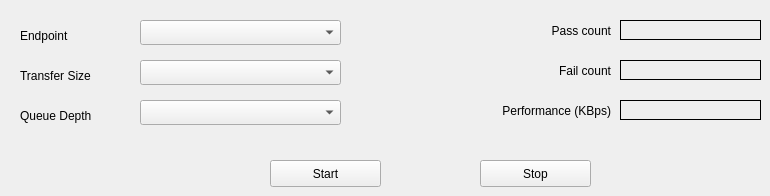
     <widget class="QWidget" name="tab_9">
      <attribute name="title">
       <string>Streamer</string>
      </attribute>
      <widget class="QComboBox" name="streamer_ep_sel">
       <property name="geometry">
        <rect>
         <x>140</x>
         <y>20</y>
         <width>201</width>
         <height>25</height>
        </rect>
       </property>
      </widget>
      <widget class="QLabel" name="label_82">
       <property name="geometry">
        <rect>
         <x>20</x>
         <y>20</y>
         <width>71</width>
         <height>31</height>
        </rect>
       </property>
       <property name="text">
        <string>Endpoint</string>
       </property>
      </widget>
      <widget class="QLabel" name="label_83">
       <property name="geometry">
        <rect>
         <x>20</x>
         <y>60</y>
         <width>111</width>
         <height>31</height>
        </rect>
       </property>
       <property name="text">
        <string>Transfer Size</string>
       </property>
      </widget>
      <widget class="QLabel" name="label_84">
       <property name="geometry">
        <rect>
         <x>20</x>
         <y>100</y>
         <width>111</width>
         <height>31</height>
        </rect>
       </property>
       <property name="text">
        <string>Queue Depth</string>
       </property>
      </widget>
      <widget class="QLabel" name="streamer_out_passcnt">
       <property name="geometry">
        <rect>
         <x>620</x>
         <y>20</y>
         <width>141</width>
         <height>20</height>
        </rect>
       </property>
       <property name="font">
        <font>
         <family>DejaVu Sans Mono</family>
        </font>
       </property>
       <property name="frameShape">
        <enum>QFrame::Box</enum>
       </property>
       <property name="text">
        <string/>
       </property>
       <property name="alignment">
        <set>Qt::AlignRight|Qt::AlignTrailing|Qt::AlignVCenter</set>
       </property>
      </widget>
      <widget class="QLabel" name="label_85">
       <property name="geometry">
        <rect>
         <x>530</x>
         <y>20</y>
         <width>81</width>
         <height>21</height>
        </rect>
       </property>
       <property name="text">
        <string>Pass count</string>
       </property>
       <property name="alignment">
        <set>Qt::AlignRight|Qt::AlignTrailing|Qt::AlignVCenter</set>
       </property>
      </widget>
      <widget class="QLabel" name="label_86">
       <property name="geometry">
        <rect>
         <x>530</x>
         <y>60</y>
         <width>81</width>
         <height>21</height>
        </rect>
       </property>
       <property name="text">
        <string>Fail count</string>
       </property>
       <property name="alignment">
        <set>Qt::AlignRight|Qt::AlignTrailing|Qt::AlignVCenter</set>
       </property>
      </widget>
      <widget class="QLabel" name="streamer_out_failcnt">
       <property name="geometry">
        <rect>
         <x>620</x>
         <y>60</y>
         <width>141</width>
         <height>20</height>
        </rect>
       </property>
       <property name="font">
        <font>
         <family>DejaVu Sans Mono</family>
        </font>
       </property>
       <property name="frameShape">
        <enum>QFrame::Box</enum>
       </property>
       <property name="text">
        <string/>
       </property>
       <property name="alignment">
        <set>Qt::AlignRight|Qt::AlignTrailing|Qt::AlignVCenter</set>
       </property>
      </widget>
      <widget class="QLabel" name="label_87">
       <property name="geometry">
        <rect>
         <x>460</x>
         <y>100</y>
         <width>151</width>
         <height>21</height>
        </rect>
       </property>
       <property name="text">
        <string>Performance (KBps)</string>
       </property>
       <property name="alignment">
        <set>Qt::AlignRight|Qt::AlignTrailing|Qt::AlignVCenter</set>
       </property>
      </widget>
      <widget class="QLabel" name="streamer_out_perf">
       <property name="geometry">
        <rect>
         <x>620</x>
         <y>100</y>
         <width>141</width>
         <height>20</height>
        </rect>
       </property>
       <property name="font">
        <font>
         <family>DejaVu Sans Mono</family>
        </font>
       </property>
       <property name="frameShape">
        <enum>QFrame::Box</enum>
       </property>
       <property name="text">
        <string/>
       </property>
       <property name="alignment">
        <set>Qt::AlignRight|Qt::AlignTrailing|Qt::AlignVCenter</set>
       </property>
      </widget>
      <widget class="QPushButton" name="streamer_control_start">
       <property name="geometry">
        <rect>
         <x>270</x>
         <y>160</y>
         <width>111</width>
         <height>27</height>
        </rect>
       </property>
       <property name="text">
        <string>Start</string>
       </property>
      </widget>
      <widget class="QComboBox" name="streamer_size_sel">
       <property name="geometry">
        <rect>
         <x>140</x>
         <y>60</y>
         <width>201</width>
         <height>25</height>
        </rect>
       </property>
      </widget>
      <widget class="QComboBox" name="streamer_queue_sel">
       <property name="geometry">
        <rect>
         <x>140</x>
         <y>100</y>
         <width>201</width>
         <height>25</height>
        </rect>
       </property>
      </widget>
      <widget class="QPushButton" name="streamer_control_stop">
       <property name="geometry">
        <rect>
         <x>480</x>
         <y>160</y>
         <width>111</width>
         <height>27</height>
        </rect>
       </property>
       <property name="text">
        <string>Stop</string>
       </property>
      </widget>
     </widget>
